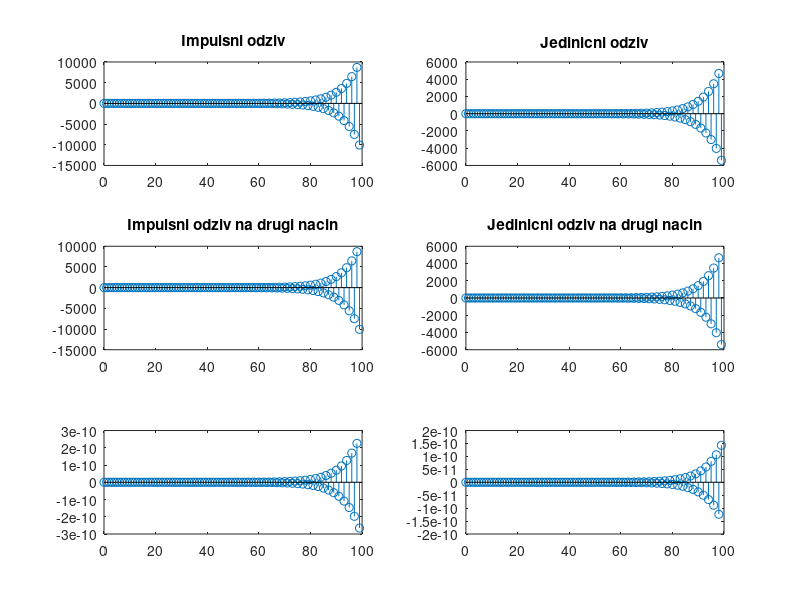

Reproduce this figure in MATLAB.
n = 0 : 99;
b = [0.3 0.6 0.3]
a = [1 0.9 -0.3]
u1 = [ones(1, 100)]
u2 = [1 zeros(1, 99)]

i = filter(b, a, u1)
g =filter(b, a, u2)
subplot(3, 2, 1), stem(n, g);
title('Impulsni odziv');
subplot(3, 2, 2), stem(n, i);
title('Jedinicni odziv');

% g = i(n) - i(n-1)

g1 = i - [0 i(1:99)]
subplot(3, 2, 3), stem(n, g1);
title('Impulsni odziv na drugi nacin');

% i = g(1) + g(2) + ...+ g(100)
i1 = 0;
for k  =  1 : 100
   g_pom = [zeros(1, k-1)  g(1:100-k+1)] 
   i1 = i1 + g_pom
end  
subplot(3, 2, 4), stem(n, i1);
title('Jedinicni odziv na drugi nacin');   

g_greska = g - g1;
i_greska = i - i1;
subplot(3, 2, 5), stem(n, g_greska);
subplot(3, 2, 6), stem(n, i_greska);
